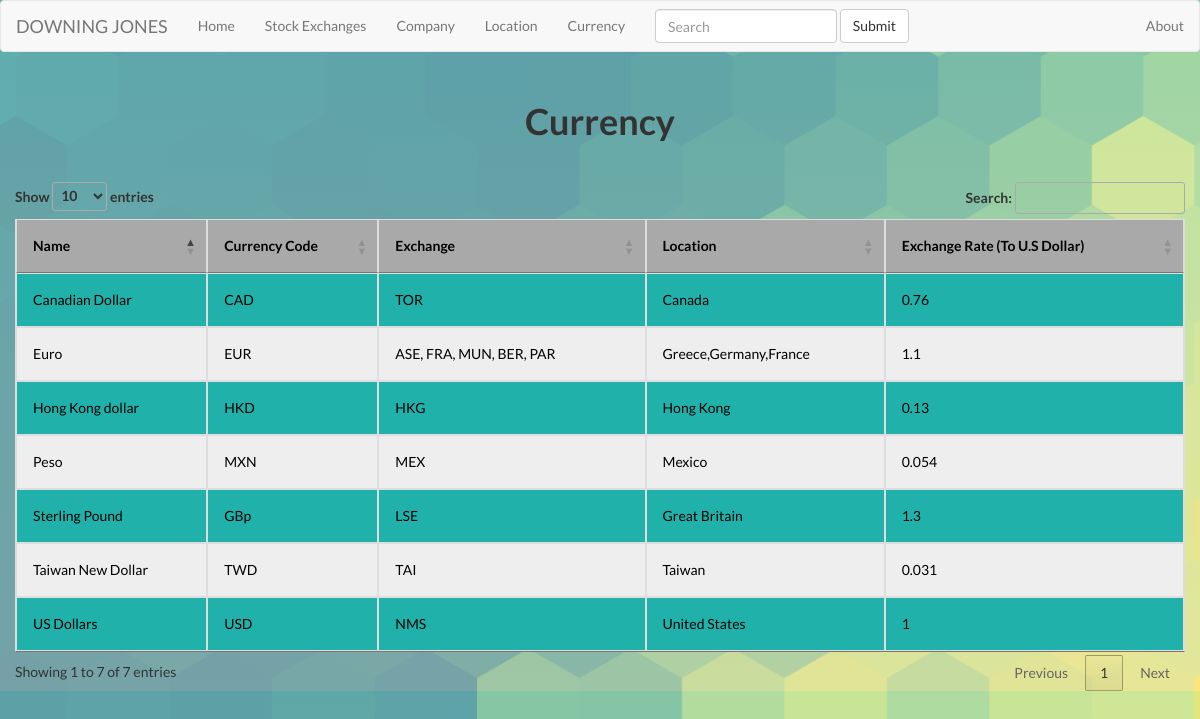
The page /currencies on the database its author committed.
### FlaskApp/DowningJones/models.py (models this page shows, shortened)
class Currency(db.Model):
    rowid = db.Column(db.Integer, primary_key=True)    #pk can be the iso code
    name = db.Column(db.String(80))
    currency = db.Column(db.String(80))
    locations = db.Column(db.String(80))
    exchanges = db.Column(db.String(80))
    exchange_rate = db.Column(db.Integer)

### FlaskApp/DowningJones/__init__.py (the view)
@app.route ( '/currencies' )
def currencies ():
	currencies = Currency.query.distinct(Currency.currency)
	return render_template('currencies.html',
							title='Currencies',
							currencies=currencies)

### FlaskApp/DowningJones/templates/currencies.html (shortened to what this page needs)
{% extends "layout.html" %}
{% block body %}
<div class="container-fluid">
    <div class="row" style="padding:30px">
        <div class="col-md-4 col-xs-4"></div>
        <div class="col-md-4 col-xs-4" style="text-align: center">
            <h1 style = "font-weight : bold">Currency</h1>
        </div>
    </div>
    <div class="table-responsive">
        <table id="currencytable" class="table table-hover table-striped table-responsive table-bordered">
            <thead>
                <tr>
                    <th id="name">Name</th>
                    <th id="currencycode">Currency Code</th>
                    <th id="exchange">Exchange</th>
                    <th id="location">Location</th>
                    <th id="exchangerate">Exchange Rate (To U.S Dollar)</th>
                </tr>
            </thead>
            <tbody>
                {% for currency in currencies %}
                <tr>
                    <td><a href="/currencies/{{currency.rowid}}">{{ currency.name }}</a></td>
                    <td>{{ currency.currency }}</td>
                    <td><a href="/stockmarkets/{{currency.rowid}}">{{ currency.exchanges }}</a></td>
                    <td>
                    <a id = "results {{ currency.locations }}" onclick="javascript:count_countries('{{ currency.locations }}'); return true;"> {{ currency.locations }} </a>
                    </td>
                   <td>{{ currency.exchange_rate }}</td>
                </tr>
                {% endfor %}
            </tbody>
        </table>
    </div>
</div>
<link rel="stylesheet" href="http://cdn.datatables.net/1.10.2/css/jquery.dataTables.min.css"></style>
{% endblock %}

### FlaskApp/DowningJones/static/style.css (style rules this page uses)
html, body { padding:0; margin:0; }
table { background-color:#a9a9a9; margin:auto; }
table, th, td { border: 1px solid black; border-collapse: collapse; color:black; }
th, td { padding: 16px !important; }
td { text-align: left; }
body { background-size: cover; }
.table-striped>tbody>tr:nth-child(odd)>td, .table-striped>tbody>tr:nth-child(odd)>th { background-color: lightseagreen; }
.table-striped>tbody>tr:nth-child(even)>td, .table-striped>tbody>tr:nth-child(even)>th { background-color: #eeeeee; }

### FlaskApp/DowningJones/templates/layout.html (style rules this page uses)
body { background:linear-gradient(rgba(200,265,265,0.45), rgba(265,265,265,0.45)), url("static/background3.png"); background-size: cover; font-family: 'Lato', sans-serif; }
tr,tbody,a,td { color:black; font-family: 'Lato', sans-serif; }

### rows shown on the page
Currency: name "Canadian Dollar", currency "CAD", exchanges "TOR", locations "Canada", exchange_rate "0.76"
Currency: name "Sterling Pound", currency "GBp", exchanges "LSE", locations "Great Britain", exchange_rate "1.3"
Currency: name "Euro", currency "EUR", exchanges "ASE, FRA, MUN, BER, PAR", locations "Greece,Germany,France", exchange_rate "1.1"
Currency: name "US Dollars", currency "USD", exchanges "NMS", locations "United States", exchange_rate "1"
Currency: name "Peso", currency "MXN", exchanges "MEX", locations "Mexico", exchange_rate "0.054"
Currency: name "Taiwan New Dollar", currency "TWD", exchanges "TAI", locations "Taiwan", exchange_rate "0.031"
Currency: name "Hong Kong dollar", currency "HKD", exchanges "HKG", locations "Hong Kong", exchange_rate "0.13"
